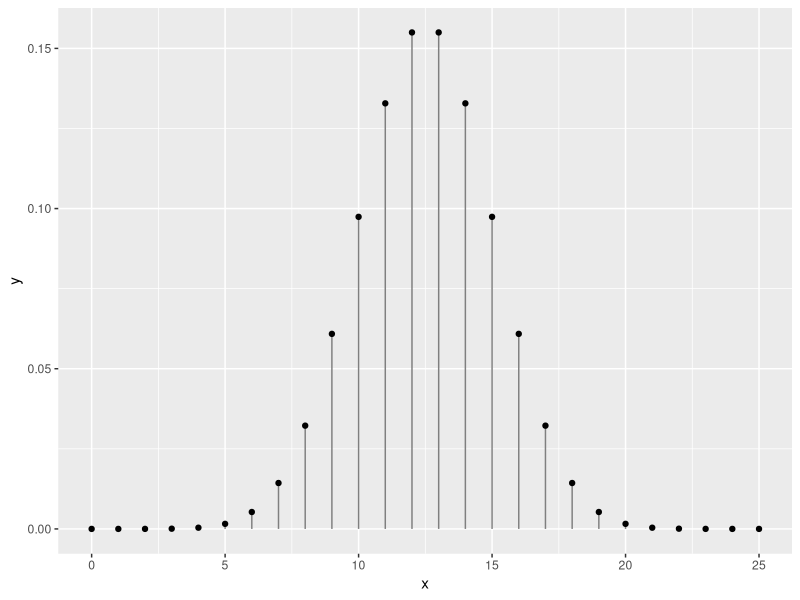
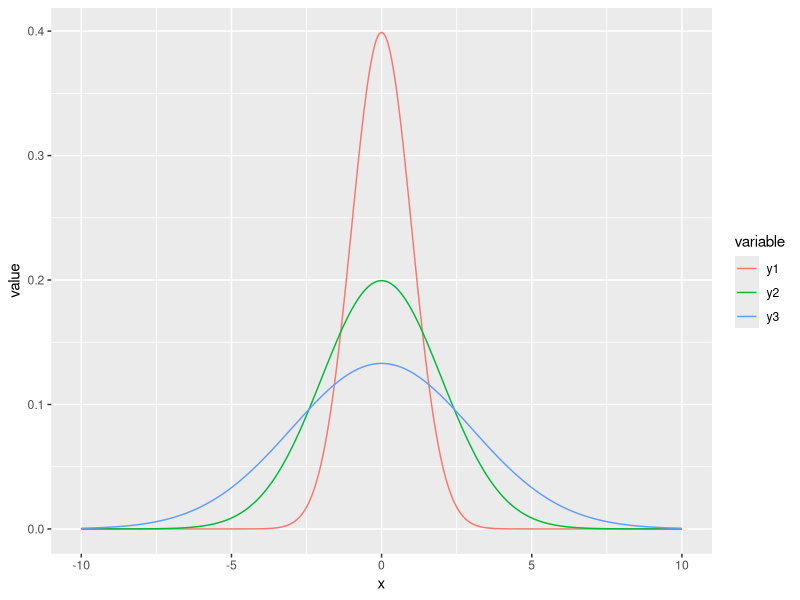
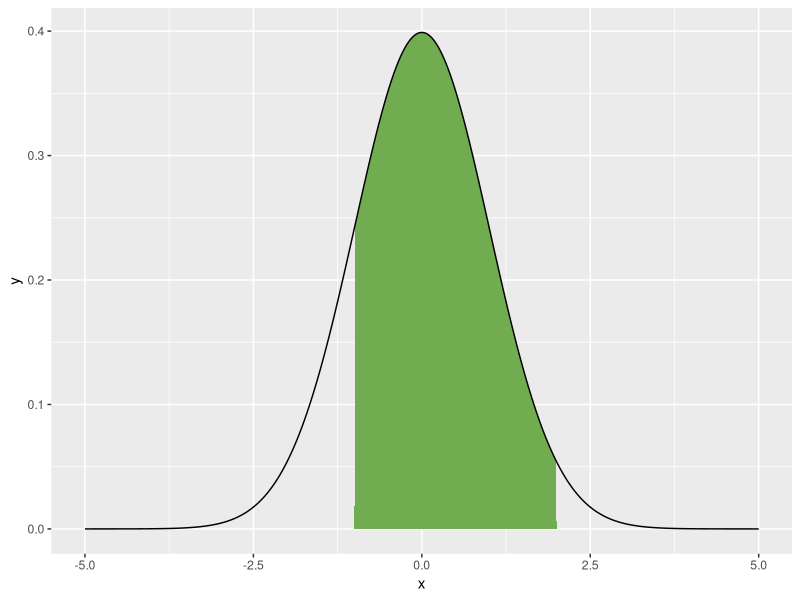
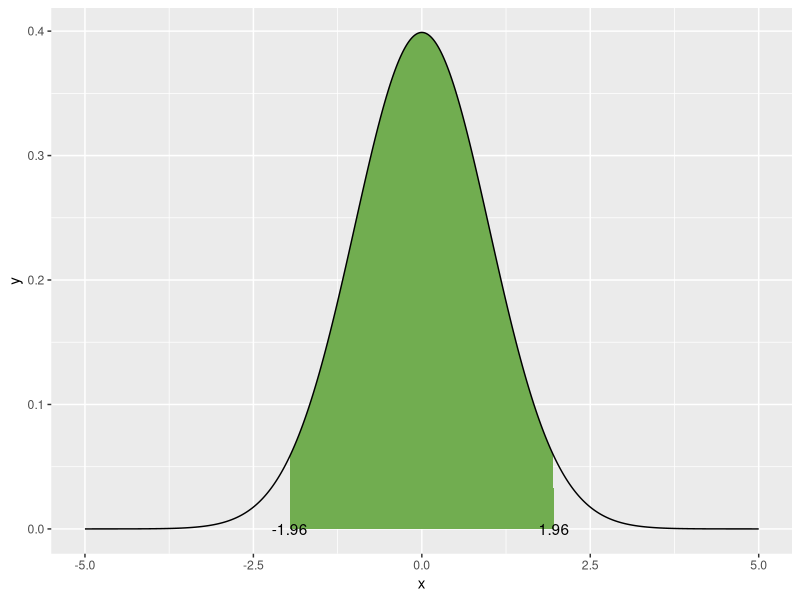
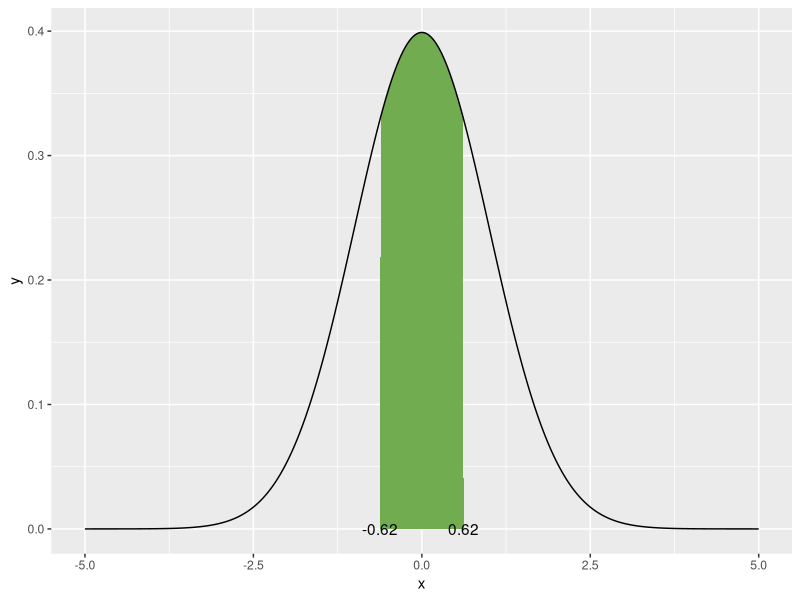

Write the R code that produced these figures, in order.
## ---- chunk 1
rho <- c(1.34, 1.52, 1.26, 1.43, 1.39) # Création de la variable rho
data <- data.frame(rho = rho) # tableau
data
## ---- chunk 2
library("tidyverse")
x <- 0:25
y <- dbinom(x = x, size = 25, prob = 0.5)
print(paste('La somme des probabilités est de', sum(y)))

ggplot(data = tibble(x, y), mapping = aes(x, y)) +
  geom_segment(aes(x = x, xend = x, y = 0, yend = y), color = "grey50") +
  geom_point()
## ---- chunk 3
increment <- 0.01
x <- seq(-10, 10, by = increment)
y1 <- dnorm(x, mean = 0, sd = 1)
y2 <- dnorm(x, mean = 0, sd = 2)
y3 <- dnorm(x, mean = 0, sd = 3)

print(paste('La somme des probabilités est de', sum(y3 * increment)))

gg_norm <- data.frame(x, y1, y2, y3) %>% gather(variable, value, -x)

ggplot(data = gg_norm, mapping = aes(x = x, y = value)) +
  geom_line(aes(colour = variable))
## ---- chunk 4
increment <- 0.01
x <- seq(-5, 5, by = increment)
y <- dnorm(x, mean = 0, sd = 1)

prob_between <- c(-1, 2)

gg_norm <- data.frame(x, y)
gg_auc <- gg_norm %>%
  filter(x > prob_between[1], x < prob_between[2]) %>%
  #rbind() utilisé pour bien fermer le polygon dans ggplot
  rbind(c(prob_between[2], 0)) %>%
  rbind(c(prob_between[1], 0))

ggplot(data.frame(x, y), aes(x, y)) +
  geom_polygon(data = gg_auc, fill = '#71ad50') + # #71ad50 est un code de couleur format hexadécimal
  geom_line()
## ---- chunk 5
# La fonction pnorm calcule la probabilité d'une valeur 
prob_norm_between <- pnorm(q = prob_between[2], mean = 0, sd = 1) - pnorm(q = prob_between[1], mean = 0, sd = 1)
print(paste("La probabilité d'obtenir un nombre entre", 
            prob_between[1], "et", 
            prob_between[2], "est d'environ", 
            round(prob_norm_between, 2) * 100, "%"))
## ---- chunk 6
increment <- 0.01
x <- seq(-5, 5, by = increment)
y <- dnorm(x, mean = 0, sd = 1)

alpha <- 0.05
prob_between <- c(qnorm(p = alpha/2, mean = 0, sd = 1),
                  qnorm(p = 1 - alpha/2, mean = 0, sd = 1))

gg_norm <- data.frame(x, y)
gg_auc <- gg_norm %>%
  filter(x > prob_between[1], x < prob_between[2]) %>%
  rbind(c(prob_between[2], 0)) %>%
  rbind(c(prob_between[1], 0))

ggplot(data = data.frame(x, y), mapping = aes(x, y)) +
  geom_polygon(data = gg_auc, fill = '#71ad50') + # #71ad50 est un code de couleur format hexadécimal
  geom_line() +
  geom_text(data = data.frame(x = prob_between,
                              y = c(0, 0),
                              labels = round(prob_between, 2)),
            mapping = aes(label = labels))
## ---- chunk 7
increment <- 0.01
x <- seq(-5, 5, by = increment)
y <- dnorm(x, mean = 0, sd = 1)

alpha <- 0.05
prob_between <- c(qnorm(p = alpha/2, mean = 0, sd = 1) / sqrt(10),
                  qnorm(p = 1 - alpha/2, mean = 0, sd = 1) / sqrt(10))

gg_norm <- data.frame(x, y)
gg_auc <- gg_norm %>%
  filter(x > prob_between[1], x < prob_between[2]) %>%
  rbind(c(prob_between[2], 0)) %>%
  rbind(c(prob_between[1], 0))

ggplot(data = data.frame(x, y), mapping = aes(x, y)) +
  geom_polygon(data = gg_auc, fill = '#71ad50') + # #71ad50 est un code de couleur format hexadécimal
  geom_line() +
  geom_text(data = data.frame(x = prob_between,
                              y = c(0, 0),
                              labels = round(prob_between, 2)),
            mapping = aes(label = labels))
